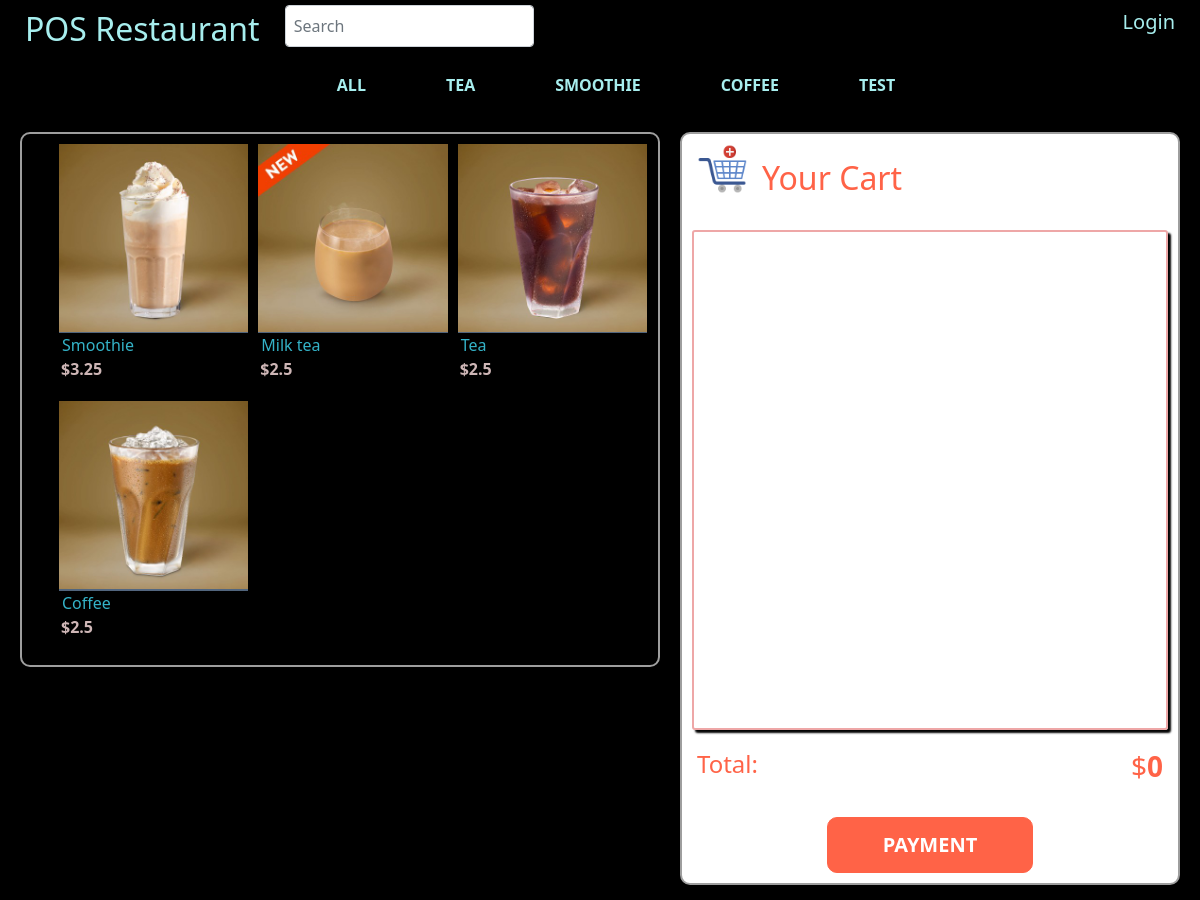
The page / on the database its author committed.
### pos_app/models.py (models this page shows, shortened)
class Category(models.Model):
    name = models.CharField(max_length=40, verbose_name="Category")
    def __str__(self):
        return self.name

class Product(models.Model):
    name = models.CharField(max_length=100, verbose_name=('Product name'))
    description = models.TextField(blank=True, verbose_name=('Description'))
    price = models.FloatField(verbose_name=('Price'))
    categories = models.ManyToManyField(Category, blank=True)
    image = models.ImageField(upload_to='images/%Y/', verbose_name="Image", blank=True)
    deleted = models.BooleanField(default=False)
    def get_add_to_cart_url(self):
        return reverse('pos_app:add_to_cart', kwargs={'pk':self.pk})

### pos_app/views.py (the view, shortened to what this page needs)
# urls.py: path('', views.index, name='index'),
def index(request):
    current_ip = get_client_ip(request)
    product_list = Product.objects.filter(deleted=False)
    order = None
    ordered_product_list = None
    order_qs = Order.objects.filter(ordered=False, ip_address=current_ip)
    category_list = Category.objects.all()
    if order_qs.exists():
        order = order_qs[0]
        ordered_product_list = order.products.all()
    return render(request, "index.html", context={'product_list':product_list, 'ordered_product_list': ordered_product_list, 'order':order, 'category_list': category_list})

### pos_app/views.py (called while the page is built)
def get_client_ip(request):
    x_forwarded_for = request.META.get('HTTP_X_FORWARDED_FOR')
    if x_forwarded_for:
        ip = x_forwarded_for.split(',')[-1].strip()
    else:
        ip = request.META.get('REMOTE_ADDR')
    return ip

### templates/index.html (shortened to what this page needs)
{% extends 'base.html' %}
{% load static %}
{% block nav %}
<div style="margin-top: 5px;">
    <form id="search-form" action="">
      <input type="text" name="" id="search-input" placeholder="Search" class="form-control mr-sm-2 p-2 search" autocomplete="off">
    </form>
  </div>
{% endblock %}
{% block body_block %}
<div class="nav-bar">
    <nav>
        <ul id="main-menu">
          <li><a href="{% url 'pos_app:index' %}" class="cat-btn">All</a></li>
          {%for category in category_list %}
          <li><a href="{% url 'pos_app:index' %}?category={{category}}" class="cat-btn">{{category}}</a></li>
          {% endfor %}
        </ul>
    </nav>
</div>
<main class="main-container_flex-row">
    <section class="menu-grid">
        <ul class="products">
            {% for product in product_list %}
            <li >
                <div  class="product-item">
                    <div class="product-top">
                        <a quantity="quantity-{{product.pk}}" single-price="single-price-{{product.pk}}" total-price="total-price-{{product.pk}}" type="image" href="{{product.get_add_to_cart_url}}" class="product-thumb">
                            <img class="image" src="{{product.image.url}}" alt="">
                        </a>
                        <a style="width: 100%;" href="" class="buy-now">Buy now</a>
                    </div>
                    <div class="product-info">
                        <a href="" class="product-name">{{product.name}}</a>
                        <div class="product-price">${{product.price}}</div>
                    </div>
                </div>
            </li>
            {% endfor %}
        </ul>
      </section>
      <section class="invoice_flex-column">
        <div class="cart">
            <img src="{% static 'cart1.png' %}" alt="">
            <h2> Your Cart</h2>
        </div>
        <div class="invoice-list">
        </div>
        <div class="invoice-total">
            <h4>Total: </h4>
            {% if order %}
            <h3>$<strong id="total-price">{{order.get_total_price}}</strong></h3>
            {% else %}
            <h3>$<strong id="total-price">0</strong></h3>
            {% endif %}
        </div>
        <div class="invoice-payment">
            <a href="{% url 'pos_app:payment_choice' %}">Payment</a>
        </div>
    </section>
</main>
{% endblock %}

### templates/base.html (shortened to what this page needs)
{% load static %}
<!DOCTYPE html>
<html lang="en">
<head>
        <link rel="stylesheet" href="{% static 'bootstrap/css/bootstrap.min.css' %}">
        <link rel="stylesheet" href="{% static 'custom_css/style.css' %}">
</head>
<body>
    <div class="name" style="display: flex;">
      <a href="{% url 'pos_app:index' %}">        <h2>POS Restaurant</h2>    </a>
      {% block nav %}
      {% endblock %}
      <div style="display: flex; margin-left: auto;">
        {% if user.is_authenticated %}
        <a href="#" ><h2 style="font-size: 20px;">Hi {{user}},</h2></a>
        {% if user.is_staff %}
        <a href="{% url 'pos_app:manage_index' %}" ><h2 style="font-size: 20px;">Manage</h2></a>
        {% endif %}
        <a href="{% url 'logout' %}" ><h2 style="font-size: 20px;">logout</h2></a>
        {% else %}
            <a href="{% url 'login' %}" ><h2 style="font-size: 20px;">Login</h2></a>
        {% endif %}
      </div>
    </div>
    {% block body_block %}
    {% endblock %}
</body>
</html>

### static/custom_css/style.css (style rules this page uses)
* { padding: 0; margin: 0; }
ul { list-style: none; }
body { font-family: "Segoe UI", Tahoma, Geneva, Verdana, sans-serif; line-height: 1.2; color: tomato; background-color: black; }
.name h2 { margin-top: 10px; padding: 0px 25px; display: inline-block; color: #a7eeee; }
.nav-bar { display: flex; justify-content: center; }
nav { margin-top: 10px; }
ul#main-menu { display: flex; }
ul#main-menu li { padding: 0px 40px; }
ul#main-menu a { display: block; padding: 10px 0px; text-transform: uppercase; font-weight: bold; text-decoration: none; color: #a7eeee; position: relative; -webkit-transition: color 0.5s; transition: color 0.5s; }
ul#main-menu a::after { content: ""; height: 5px; width: 0px; background: tomato; position: absolute; bottom: 0px; left: 0; transition: all 0.5s ease-in-out; }
.main-container_flex-row { display: flex; flex-direction: row; padding: 10px; justify-content: center; justify-items: center; }
ul.products { display: flex; flex-wrap: wrap; flex-flow: row wrap; overflow: auto; justify-content: ; }
ul.products li { flex-basis: 33%; padding-left: 5px; padding-right: 5px; box-sizing: border-box; margin-top: 10px; margin-bottom: 10px; }
ul.products li img { max-width: 100%; height: auto; }
ul.products li .product-top { position: relative; overflow: hidden; }
ul.products li .product-top .product-thumb { display: block; }
ul.products li .product-top .product-thumb img { display: block; }
ul.products li .product-top a.buy-now { text-transform: uppercase; text-decoration: none; text-align: center; display: block; background-color: #446084; color: #fff; padding: 10px; position: absolute; bottom: -38px; width: 93%; transition: 0.25s ease-in-out; opacity: 85%; }
ul.products li .product-info a { display: block; text-decoration: none; }
ul.products li .product-info a.product-name { color: #34b3c8; padding: 3px; }
ul.products li .product-info .product-price { color: #ceb6b6; padding: 2px; font-weight: 600; }
.invoice_flex-column, .menu-grid { border: solid 2.5px; border-radius: 10px; margin: 0px 10px 5px 10px; height: 100%; max-height: 100%; border-color: #9e9e9e; flex-basis: 70%; }
.invoice_flex-column { background-color: white; flex: 0 0 500px; overflow: auto; }
.invoice_flex-column .cart { display: flex; padding: 10px 15px; }
.invoice_flex-column .cart img { display: inline-block; height: 50px; width: auto; }
.invoice_flex-column .cart h2 { display: inline-block; padding: 15px 15px; }
.invoice_flex-column .invoice-list { border: solid 2.5px; border-radius: 3px; margin: 0px 10px 5px 10px; height: 500px; box-shadow: 3px 3px 2px rgb(3 3 3); border-color: #eea7a7; }
.invoice_flex-column .invoice-total { display: flex; justify-content: space-between; }
.invoice_flex-column .invoice-total h4 { display: inline-block; padding: 15px 15px; }
.invoice_flex-column .invoice-total h3 { display: inline-block; padding: 15px 15px; }
.invoice_flex-column .invoice-payment { padding: 10px 15px; text-align: center; }
.invoice_flex-column .invoice-payment a { display: inline-block; text-transform: uppercase; text-decoration: none; font-size: 20px; font-weight: bold; padding: 15px 55px; background-color: tomato; border: solid 0.5px; border-color: tomato; border-radius: 10px; color: white; }

### rows shown on the page
Category: name "TEA"
Category: name "SMOOTHIE"
Category: name "COFFEE"
Category: name "TEST"
Product: image (picture), name "Smoothie", price "3.25"
Product: image (picture), name "Milk tea", price "2.5"
Product: image (picture), name "Tea", price "2.5"
Product: image (picture), name "Coffee", price "2.5"
